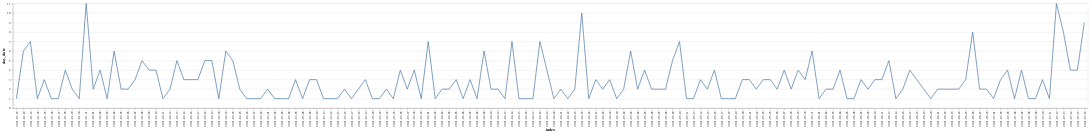

The notebook cell this image was saved under:
### Code cell
import altair as alt
alt.Chart(joined_day).mark_line().encode(
    x='index',
    y='day_date'
)

### Figure 1 — Vega-Lite specification as saved in the notebook (floating-point values rounded to 4 significant figures; data arrays with more than 128 entries replaced by an {"elided": "..."} marker saying what was removed)
{"config": {"view": {"continuousWidth": 400, "continuousHeight": 300}}, "data": {"name": "data-1e3487902e74efe3c7198c6d8676bd0e"}, "mark": "line", "encoding": {"x": {"type": "nominal", "field": "index"}, "y": {"type": "quantitative", "field": "day_date"}}, "$schema": "https://vega.github.io/schema/vega-lite/v4.8.1.json", "datasets": {"data-1e3487902e74efe3c7198c6d8676bd0e": {"elided": "154 records"}}}
